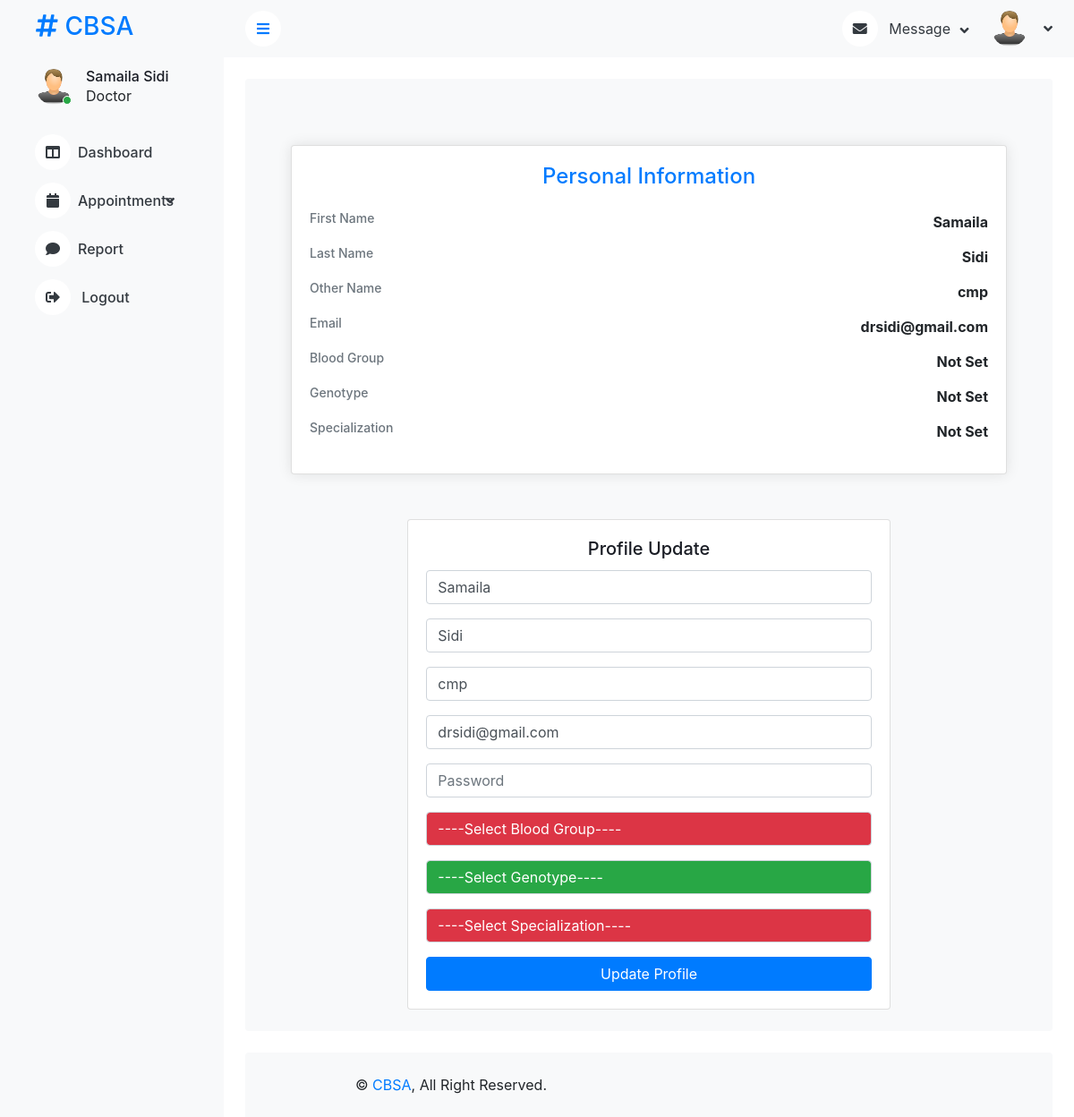
The app's page /doctor/profile.php (signed in) with its own data.
### tables this page shows
CREATE TABLE `doctor` (
  `doctor_id` int(11) NOT NULL,
  `firstname` varchar(255) NOT NULL,
  `lastname` varchar(255) NOT NULL,
  `othername` varchar(255) NOT NULL,
  `email` varchar(255) NOT NULL,
  `password` varchar(255) NOT NULL,
  `blood_group` varchar(255) DEFAULT NULL,
  `genotype` varchar(255) DEFAULT NULL,
  `specialization` varchar(255) DEFAULT NULL,
  `time` timestamp NOT NULL DEFAULT current_timestamp()
);

### doctor/profile.php (the view, shortened to what this page needs)
<?php
include("../include/connect.php");
if (isset($_SESSION["doctor_id"])) {
    $user_id = $_SESSION["doctor_id"];
    $sql = mysqli_query($connect,"SELECT * FROM `doctor` WHERE doctor_id = $user_id");
    $fetch = mysqli_fetch_assoc($sql);
    $firstname = $fetch["firstname"];
    $lastname = $fetch["lastname"];
    $othername = $fetch["othername"];
    $email = $fetch["email"];
    if (isset($fetch["blood_group"])) {
      $bloodgroup = $fetch["blood_group"];
      $genotype = $fetch["genotype"];
      $specialization = $fetch["specialization"];
    }else {
      $bloodgroup = 'Not Set';
      $genotype = 'Not Set';
      $specialization = 'Not Set';
    }
}
?>
<!DOCTYPE html>
<html lang="en">
<head>
    <link href="https://cdnjs.cloudflare.com/ajax/libs/font-awesome/5.10.0/css/all.min.css" rel="stylesheet">
    <link href="https://cdn.jsdelivr.net/npm/bootstrap-icons@1.4.1/font/bootstrap-icons.css" rel="stylesheet">
    <link href="lib/owlcarousel/assets/owl.carousel.min.css" rel="stylesheet">
    <link href="lib/tempusdominus/css/tempusdominus-bootstrap-4.min.css" rel="stylesheet" />
    <link href="css/bootstrap.min.css" rel="stylesheet">
    <link href="css/style.css" rel="stylesheet">
</head>
<body>
    <div class="container-xxl position-relative bg-white d-flex p-0">
        <div class="sidebar pe-4 pb-3">
            <nav class="navbar bg-light navbar-light">
                <a href="dashboard.php" class="navbar-brand mx-4 mb-3">
                    <h3 class="text-primary"><i class="fa fa-hashtag me-2"></i>CBSA</h3>
                </a>
                <div class="d-flex align-items-center ms-4 mb-4">
                    <div class="position-relative">
                        <img class="rounded-circle" src="./img/user.png" alt="" style="width: 40px; height: 40px;">
                        <div class="bg-success rounded-circle border border-2 border-white position-absolute end-0 bottom-0 p-1"></div>
                    </div>
                    <div class="ms-3">
                        <h6 class="mb-0"><?php echo $firstname . " " . $lastname ?></h6>
                        <span>Doctor</span>
                    </div>
                </div>
                <div class="navbar-nav w-100">
                    <a href="dashboard.php" class="nav-item nav-link"><i class="fas fa-columns me-2"></i>Dashboard</a>
                    <div class="nav-item dropdown">
                        <a href="#" class="nav-link dropdown-toggle" data-bs-toggle="dropdown"><i class="fas fa-calendar me-2"></i>Appointments</a>
                    </div>
                    <a href="report.php" class="nav-item nav-link"><i class="fas fa-comment me-2"></i>Report</a>
                    <a href="#" onclick="logout()" class="nav-item nav-link"> <i class="fas fa-sign-out-alt me-2"></i>
                        Logout</a>
                    </div>
                </div>
        </div>
        <div class="content">
            <nav class="navbar navbar-expand bg-light navbar-light sticky-top px-4 py-0">
                <a href="#" class="sidebar-toggler flex-shrink-0">
                    <i class="fa fa-bars"></i>
                </a>
                <div class="navbar-nav align-items-center ms-auto">
                    <div class="nav-item dropdown">
                        <a href="#" class="nav-link dropdown-toggle" data-bs-toggle="dropdown">
                            <i class="fa fa-envelope me-lg-2"></i>
                            <span class="d-none d-lg-inline-flex">Message</span>
                        </a>
                    </div>
                    <div class="nav-item dropdown">
                        <a href="#" class="nav-link dropdown-toggle" data-bs-toggle="dropdown">
                            <img class="rounded-circle me-lg-2" src="./img/user.png" alt="" style="width: 40px; height: 40px;">
                        </a>
                    </div>
                </div>
            </nav>
            <div class="container-fluid pt-4 px-4">
                <div class="bg-light text-center rounded p-4">
                <div class="container w-100">
                        <div class="card personal-card">
                          <div class="card-body w-100">
                            <h4 class="card-title mb-4">Personal Information</h4>
                            <div class="info-row">
                              <h6 class="mb-0">First Name</h6>
                              <p class="mb-0 text-truncate"><?php echo $firstname;?></p>
                            </div>
                            <div class="info-row">
                              <h6 class="mb-0">Last Name</h6>
                              <p class="mb-0 text-truncate"><?php echo $lastname;?></p>
                            </div>
                            <div class="info-row">
                              <h6 class="mb-0">Other Name</h6>
                              <p class="mb-0 text-truncate"><?php echo $othername;?></p>
                            </div>
                            <div class="info-row">
                              <h6 class="mb-0">Email</h6>
                              <p class="mb-0 truncated"><?php echo $email;?></p>
                            </div>
                            <div class="info-row">
                              <h6 class="mb-0">Blood Group</h6>
                              <p class="mb-0 truncated"><?php echo $bloodgroup;?></p>
                            </div>
                            <div class="info-row">
                              <h6 class="mb-0">Genotype</h6>
                              <p class="mb-0 truncated"><?php echo $genotype;?></p>
                            </div>
                            <div class="info-row">
                              <h6 class="mb-0">Specialization</h6>
                              <p class="mb-0 truncated"><?php echo $specialization;?></p>
                            </div>
                          </div>
                        </div>
                      </div>
                <!DOCTYPE html>
<html lang="en">
<head>
  <link rel="stylesheet" href="https://stackpath.bootstrapcdn.com/bootstrap/4.5.2/css/bootstrap.min.css">
</head>
<body>
<div class="container">
  <div class="row justify-content-center">
    <div class="col-md-8">
      <div class="card">
        <div class="card-body">
          <h5 class="card-title text-center">Profile Update</h5>
          <form action="profile.php" method="post">
            <div class="form-group">
              <input type="text" class="form-control" value="<?php echo $firstname?>"  placeholder="First Name" name="firstname" required>
            </div>
            <div class="form-group">
              <input type="text" class="form-control" value="<?php echo $lastname ?>" placeholder="Last Name" name="lastname" required>
            </div>
            <div class="form-group">
              <input type="text" class="form-control" value="<?php echo $othername ?>" placeholder="Other Name" name="othername">
            </div>
            <div class="form-group">
              <input type="email" class="form-control" value="<?php echo $email ?>" placeholder="Email" id="email" name="email" required>
            </div>
            <div class="form-group">
              <input type="password" class="form-control" placeholder="Password" id="email" name="password" required>
            </div>
            <div class="form-group">
              <select class="form-control  bg-danger text-white" id="bloodGroup" name="bloodgroup" required>
              <option value="">----Select Blood Group----</option>
              </select>
            </div>
            <div class="form-group">
              <select class="form-control bg-success text-white" id="genotype" name="genotype" required>
              <option value="">----Select Genotype----</option>
              </select>
            </div>
            <div class="form-group">
              <select class="form-control  bg-danger text-white" id="bloodGroup" name="specialization" required>
              <option value="">----Select Specialization----</option>
              </select>
            </div>
            <button type="submit" name="submit" class="btn btn-primary btn-block">Update Profile</button>
          </form>
        </div>
      </div>
    </div>
  </div>
</div>
</body>
</html>
                </div>
            </div>
            <div class="container-fluid pt-4 px-4">
                <div class="bg-light rounded-top p-4">
                    <div class="row">
                        <div class="col-12 col-sm-6 text-center text-sm-start">
                            &copy; <a href="#">CBSA</a>, All Right Reserved.
                        </div>
                    </div>
                </div>
            </div>
        </div>
</body>
</html>

### doctor/css/style.css (style rules this page uses)
:root { --primary: #009CFF; --light: #F3F6F9; --dark: #191C24; }
.btn { transition: .5s; }
.btn.btn-primary { color: #FFFFFF; }
.sidebar { position: fixed; top: 0; left: 0; bottom: 0; width: 250px; height: 100vh; overflow-y: auto; background: var(--light); transition: 0.5s; z-index: 999; }
.content { margin-left: 250px; min-height: 100vh; background: #FFFFFF; transition: 0.5s; }
@media (min-width: 992px) { .sidebar { margin-left: 0; } }
@media (min-width: 992px) { .content { width: calc(100% - 250px); } }
.sidebar .navbar .navbar-nav .nav-link { padding: 7px 20px; color: var(--dark); font-weight: 500; border-left: 3px solid var(--light); border-radius: 0 30px 30px 0; outline: none; }
.sidebar .navbar .navbar-nav .nav-link i { width: 40px; height: 40px; display: inline-flex; align-items: center; justify-content: center; background: #FFFFFF; border-radius: 40px; }
.sidebar .navbar .dropdown-toggle::after { position: absolute; top: 15px; right: 15px; border: none; content: "\f107"; font-family: "Font Awesome 5 Free"; font-weight: 900; transition: .5s; }
.content .navbar .navbar-nav .nav-link { margin-left: 25px; padding: 12px 0; color: var(--dark); outline: none; }
.content .navbar .sidebar-toggler, .content .navbar .navbar-nav .nav-link i { width: 40px; height: 40px; display: inline-flex; align-items: center; justify-content: center; background: #FFFFFF; border-radius: 40px; }
.content .navbar .dropdown-toggle::after { margin-left: 6px; vertical-align: middle; border: none; content: "\f107"; font-family: "Font Awesome 5 Free"; font-weight: 900; transition: .5s; }

### doctor/profile.php (style rules this page uses)
body { background-color: #f8f9fa; }
.personal-card { max-width: 800px; margin: 50px auto; border-radius: 10px; box-shadow: 0 0 15px rgba(0, 0, 0, 0.1); }
.personal-card .card-body { padding: 20px; }
.personal-card .card-title { color: #007bff; font-size: 24px; margin-bottom: 15px; }
.info-row { display: flex; justify-content: space-between; margin-bottom: 15px; }
.info-row h6 { color: #6c757d; font-size: 14px; margin: 0; }
.info-row p { font-size: 16px; margin: 0; font-weight: bold; }
.truncated { max-width: 180px; overflow: hidden; white-space: wrap; }
.container { margin-top: 50px; }

### records on screen
doctor: firstname "Samaila", lastname "Sidi", othername "cmp", email "drsidi@gmail.com", blood_group "Not Set"
